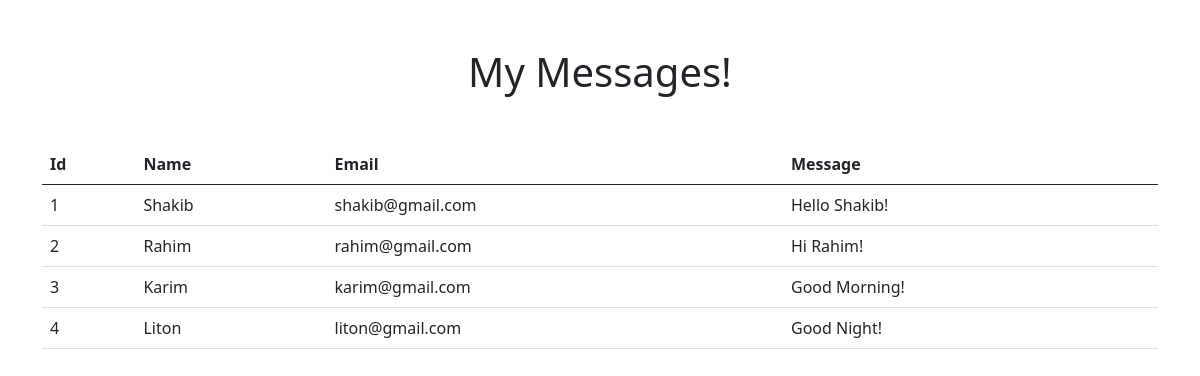
The app's page /data/ with its own data.
### new/models.py (models this page shows, shortened)
class Contact(models.Model):
    name = models.CharField(max_length=100,null=True)
    email = models.EmailField(max_length=100,null=True)
    message = models.TextField(max_length=500,null=True)

### new/views.py (the view)
# urls.py: path('data/',showdata,name='showdata'),
def showdata(request):
    contacts = Contact.objects.all()
    data = {'Contact':contacts}
    return render(request,'showdata.html',data)

### templates/showdata.html (shortened to what this page needs)
<!doctype html>
<html lang="en">
  <head>
    <link href="https://cdn.jsdelivr.net/npm/bootstrap@5.0.2/dist/css/bootstrap.min.css" rel="stylesheet">
  </head>
  <body>
      <div class="container mt-5">
        <h1 class="text-center">My Messages!</h1>
      </div>
      <div class="container mt-5">
        <table class="table">
            <thead>
              <tr>
                <th scope="col">Id</th>
                <th scope="col">Name</th>
                <th scope="col">Email</th>
                <th scope="col">Message</th>
              </tr>
            </thead>
            <tbody>
                {% for i in Contact %}
              <tr>
                <td>{{i.id}}</td>
                <td>{{i.name}}</td>
                <td>{{i.email}}</td>
                <td>{{i.message}}</td>
              </tr>
                {% endfor %}
            </tbody>
          </table>
      </div>
  </body>
</html>

### records on screen
Contact: id "1", name "Shakib", email "shakib@gmail.com", message "Hello Shakib!"
Contact: id "2", name "Rahim", email "rahim@gmail.com", message "Hi Rahim!"
Contact: id "3", name "Karim", email "karim@gmail.com", message "Good Morning!"
Contact: id "4", name "Liton", email "liton@gmail.com", message "Good Night!"
